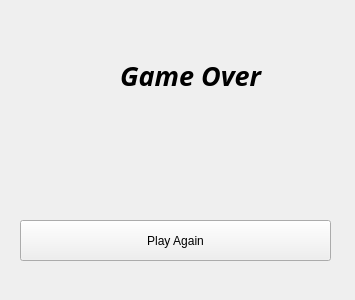
<?xml version="1.0" encoding="UTF-8"?>
<ui version="4.0">
 <class>ScoreResult</class>
 <widget class="QWidget" name="ScoreResult">
  <property name="geometry">
   <rect>
    <x>0</x>
    <y>0</y>
    <width>355</width>
    <height>300</height>
   </rect>
  </property>
  <property name="windowTitle">
   <string>Form</string>
  </property>
  <widget class="QLabel" name="label_2">
   <property name="geometry">
    <rect>
     <x>160</x>
     <y>70</y>
     <width>46</width>
     <height>13</height>
    </rect>
   </property>
   <property name="text">
    <string/>
   </property>
  </widget>
  <widget class="QLabel" name="label">
   <property name="geometry">
    <rect>
     <x>120</x>
     <y>60</y>
     <width>151</width>
     <height>31</height>
    </rect>
   </property>
   <property name="font">
    <font>
     <family>Viner Hand ITC</family>
     <pointsize>20</pointsize>
     <weight>75</weight>
     <italic>true</italic>
     <bold>true</bold>
    </font>
   </property>
   <property name="text">
    <string>Game Over</string>
   </property>
  </widget>
  <widget class="QPushButton" name="pushButton">
   <property name="geometry">
    <rect>
     <x>20</x>
     <y>220</y>
     <width>311</width>
     <height>41</height>
    </rect>
   </property>
   <property name="text">
    <string>Play Again</string>
   </property>
  </widget>
 </widget>
 <resources/>
 <connections>
  <connection>
   <sender>pushButton</sender>
   <signal>clicked()</signal>
   <receiver>ScoreResult</receiver>
   <slot>close()</slot>
   <hints>
    <hint type="sourcelabel">
     <x>205</x>
     <y>241</y>
    </hint>
    <hint type="destinationlabel">
     <x>199</x>
     <y>149</y>
    </hint>
   </hints>
  </connection>
 </connections>
</ui>
